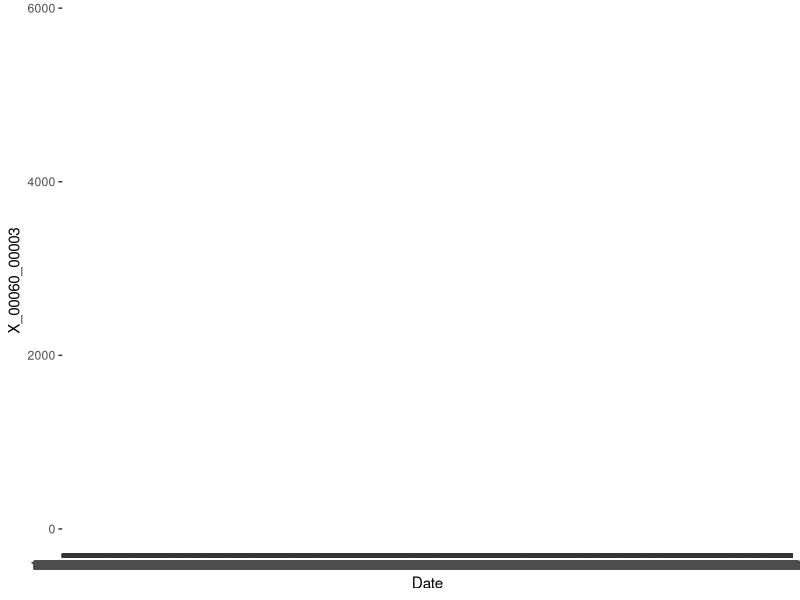
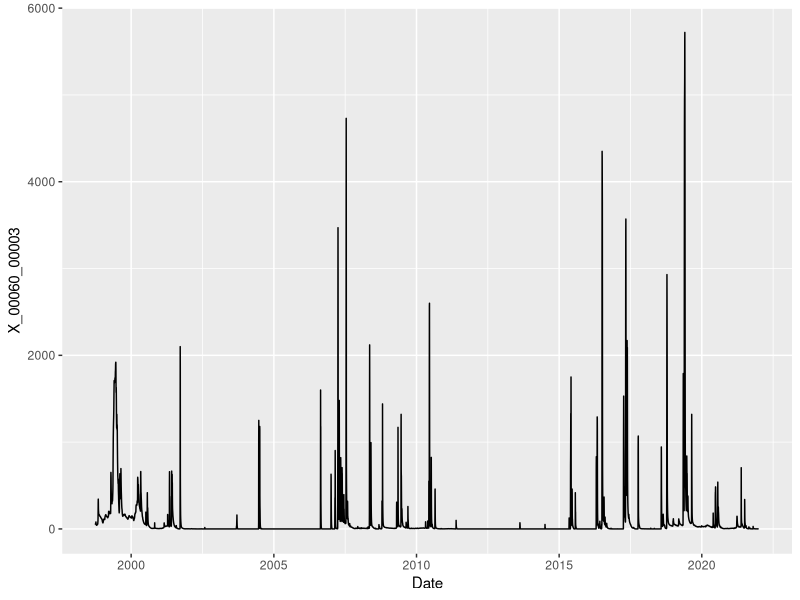

Reproduce these figures in R, in order.
## Streamflow_02_PlotData.R

library(ggplot2)
library(lubridate)

# read in the data
data_in <- read.csv(file.path("data", "Streamflow.csv"))

# plot the data
head(data_in)
ggplot(data_in, aes(x = Date, y = X_00060_00003)) +
  geom_line()

# problem - inspect data
class(data_in$Date) #problem: it's a character
class(data_in$X_00060_00003)

# convert to a date
data_in$Date <- ymd(data_in$Date)
class(data_in$Date)

# now plot the data
p <- 
  ggplot(data_in, aes(x = Date, y = X_00060_00003)) +
  geom_line()

# save our plot
ggsave(file.path("results", "Streamflow.png"), p)
